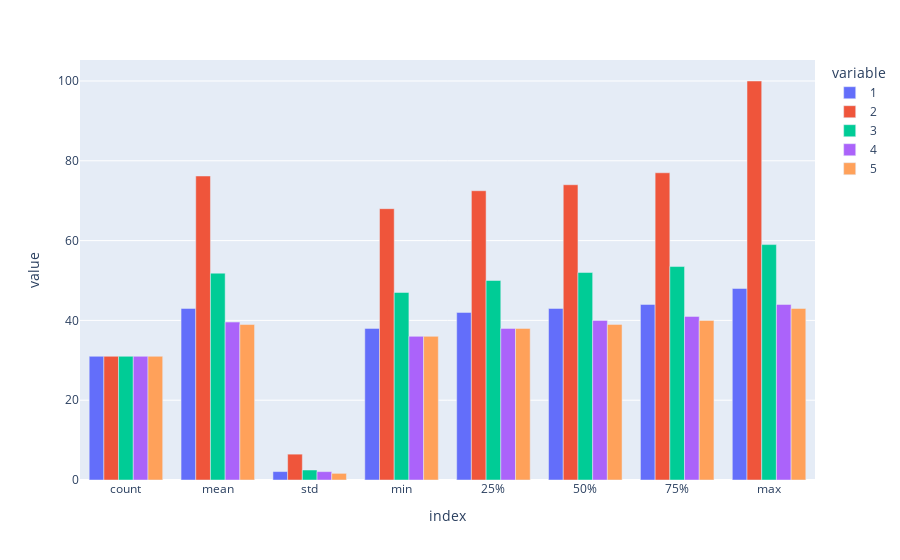

Notebook code cell kept with this figure:
### Code cell
fig = px.bar(data_stats, y=data_stats.columns, barmode='group')
fig.show()

### Figure 1 — Plotly figure (JSON) as saved in the notebook; plotly's stock layout.template omitted (floating-point values rounded to 4 significant figures)
{"data": [{"alignmentgroup": "True", "hovertemplate": "variable=1<br>index=%{x}<br>value=%{y}<extra></extra>", "legendgroup": "1", "marker": {"color": "#636efa", "pattern": {"shape": ""}}, "name": "1", "offsetgroup": "1", "orientation": "v", "showlegend": true, "textposition": "auto", "type": "bar", "x": ["count", "mean", "std", "min", "25%", "50%", "75%", "max"], "xaxis": "x", "y": [31, 43, 2.113, 38, 42, 43, 44, 48], "yaxis": "y"}, {"alignmentgroup": "True", "hovertemplate": "variable=2<br>index=%{x}<br>value=%{y}<extra></extra>", "legendgroup": "2", "marker": {"color": "#EF553B", "pattern": {"shape": ""}}, "name": "2", "offsetgroup": "2", "orientation": "v", "showlegend": true, "textposition": "auto", "type": "bar", "x": ["count", "mean", "std", "min", "25%", "50%", "75%", "max"], "xaxis": "x", "y": [31, 76.19, 6.478, 68, 72.5, 74, 77, 100], "yaxis": "y"}, {"alignmentgroup": "True", "hovertemplate": "variable=3<br>index=%{x}<br>value=%{y}<extra></extra>", "legendgroup": "3", "marker": {"color": "#00cc96", "pattern": {"shape": ""}}, "name": "3", "offsetgroup": "3", "orientation": "v", "showlegend": true, "textposition": "auto", "type": "bar", "x": ["count", "mean", "std", "min", "25%", "50%", "75%", "max"], "xaxis": "x", "y": [31, 51.84, 2.505, 47, 50, 52, 53.5, 59], "yaxis": "y"}, {"alignmentgroup": "True", "hovertemplate": "variable=4<br>index=%{x}<br>value=%{y}<extra></extra>", "legendgroup": "4", "marker": {"color": "#ab63fa", "pattern": {"shape": ""}}, "name": "4", "offsetgroup": "4", "orientation": "v", "showlegend": true, "textposition": "auto", "type": "bar", "x": ["count", "mean", "std", "min", "25%", "50%", "75%", "max"], "xaxis": "x", "y": [31, 39.58, 2.094, 36, 38, 40, 41, 44], "yaxis": "y"}, {"alignmentgroup": "True", "hovertemplate": "variable=5<br>index=%{x}<br>value=%{y}<extra></extra>", "legendgroup": "5", "marker": {"color": "#FFA15A", "pattern": {"shape": ""}}, "name": "5", "offsetgroup": "5", "orientation": "v", "showlegend": true, "textposition": "auto", "type": "bar", "x": ["count", "mean", "std", "min", "25%", "50%", "75%", "max"], "xaxis": "x", "y": [31, 38.97, 1.663, 36, 38, 39, 40, 43], "yaxis": "y"}], "layout": {"barmode": "group", "legend": {"title": {"text": "variable"}, "tracegroupgap": 0}, "margin": {"t": 60}, "xaxis": {"anchor": "y", "domain": [0, 1], "title": {"text": "index"}}, "yaxis": {"anchor": "x", "domain": [0, 1], "title": {"text": "value"}}}}
